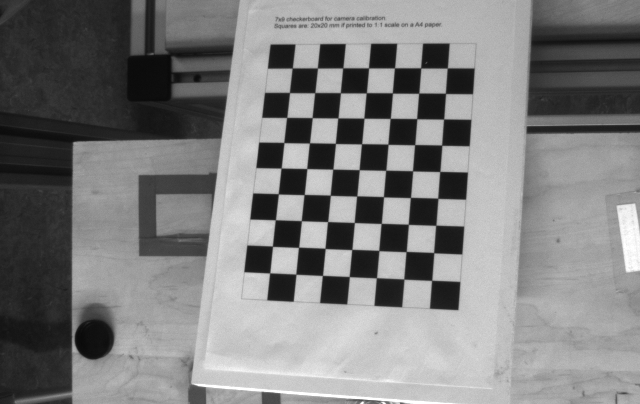
#> input picture Python_Files/Images/Test/Image1.bmp, 640 x 404 px; its folder holds only this picture in this run
$ python caliberation.py
#> lines starting #> are read from the running program, lines starting #| are printed output that depends on the picture; after the words box and inside, x2 and y2 are one past the last pixel; in counts of white or black regions, pixels touching at a corner belong together; long printed decimals are rounded
import numpy as np
import cv2
import glob
import time


# termination criteria

criteria = (cv2.TERM_CRITERIA_EPS + cv2.TERM_CRITERIA_MAX_ITER, 30, 0.001)
# prepare object points, like (0,0,0), (1,0,0), (2,0,0) ....,(6,5,0)
objp = np.zeros((9*7,3), np.float32)

#add 2.5 to account for 2.5 cm per square in grid
objp[:,:2] = np.mgrid[0:7,0:9].T.reshape(-1,2)

# Arrays to store object points and image points from all the images.
objpoints = [] # 3d point in real world space
imgpoints = [] # 2d points in image plane.
images = glob.glob('Images/Test/*.bmp')

win_name="Verify"
cv2.namedWindow(win_name, cv2.WND_PROP_FULLSCREEN)
cv2.setWindowProperty(win_name,cv2.WND_PROP_FULLSCREEN,cv2.WINDOW_FULLSCREEN)

print("getting images")
for fname in images:
    img = cv2.imread(fname)
#> img is the input picture: shape (404, 640, 3); min 9, max 255, mean 126.5
    print(fname)
    gray = cv2.cvtColor(img, cv2.COLOR_BGR2GRAY)


    # Find the chess board corners
    ret, corners = cv2.findChessboardCorners(gray, (7,9), None)
#> ret = True; corners = 63 rows, first 8: [431.6, 280.4], [403.8, 279], [376.4, 277.7], [349.3, 276.5], [322.5, 275.5], [295.9, 274.3], [269.7, 272.8], [433.7, 252.6]
    # If found, add object points, image points (after refining them)
    if ret == True:
        objpoints.append(objp)
        corners2=cv2.cornerSubPix(gray,corners, (11,11), (-1,-1), criteria)
#> corners2 = 63 rows, first 8: [431.6, 280.4], [403.9, 279.1], [376.4, 277.7], [349.3, 276.6], [322.5, 275.4], [295.8, 274.2], [269.7, 272.9], [433.7, 252.6]
        imgpoints.append(corners)
        # Draw and display the corners
        cv2.drawChessboardCorners(img, (7,9), corners2, ret)
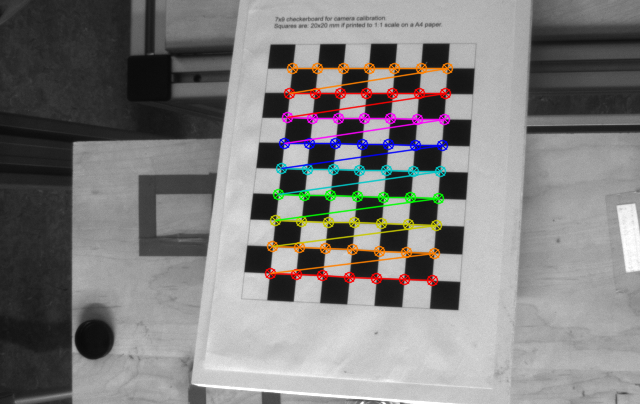
#> img: shape (404, 640, 3); 4.95% of pixels changed, all inside (x1, y1, x2, y2) = (264, 62, 454, 287)
        cv2.imshow(win_name, img)
        cv2.waitKey(500)

    img1=img

cv2.destroyAllWindows()

print(">==> Starting calibration")
ret, cam_mtx, dist, rvecs, tvecs = cv2.calibrateCamera(objpoints, imgpoints, gray.shape[::-1], None, None)
#> ret = 0.0642; cam_mtx = [[1109, 0, 315.2], [0, 1127.4, 256.1], [0, 0, 1]]; dist = [[-0.384, 8.82, -0.00819, 0.00259, -106.7]]; rvecs = ([-0.367, -0.378, -3.03],); tvecs = ([4.14, 0.849, 39.3],)

#print(ret)
print("Camera Matrix")
print(cam_mtx)
#| [[1.10895821e+03 0.00000000e+00 3.15151814e+02]
#|  [0.00000000e+00 1.12742831e+03 2.56076821e+02]
#|  [0.00000000e+00 0.00000000e+00 1.00000000e+00]]
# np.save('pixel2WCos/cam_mtx.npy', cam_mtx)

print("Distortion Coeff")
print(dist)
#| [[-3.83880954e-01  8.82180394e+00 -8.18990695e-03  2.58562940e-03
#|   -1.06721969e+02]]
# np.save('pixel2WCos/dist.npy', dist)

print("r vecs")
print(rvecs[0])
#| [[-0.3672]
#|  [-0.3777 ]
#|  [-3.026]]
# np.save('pixel2WCos/rot_mtx.npy', rvecs[0])

print("t Vecs")
print(tvecs[0])
#| [[ 4.138]
#|  [ 0.8492 ]
#|  [39.295]]
# np.save('pixel2WCos/tTvec_mtx.npy', tvecs[0])


print(">==> Calibration ended")


h,  w = img1.shape[:2]
#> h = 404; w = 640
print("Image Width, Height")
print(w, h)
#| 640 404
#if using Alpha 0, so we discard the black pixels from the distortion.  this helps make the entire region of interest is the full dimensions of the image (after undistort)
#if using Alpha 1, we retain the black pixels, and obtain the region of interest as the valid pixels for the matrix.
#i will use Apha 1, so that I don't have to run undistort.. and can just calculate my real world x,y
newcam_mtx, roi=cv2.getOptimalNewCameraMatrix(cam_mtx, dist, (w,h), 1, (w,h))
#> newcam_mtx = [[942.9, 0, 304.7], [0, 981.7, 247.6], [0, 0, 1]]; roi = (37, 25, 543, 352)

print("Region of Interest")
print(roi)
#| (37, 25, 543, 352)
# np.save('pixel2WCos/roi.npy', roi)

print("New Camera Matrix")
#print(newcam_mtx)
np.save('newcam_mtx.npy', newcam_mtx)
# print(np.load('newcam_mtx.npy'))

inverse = np.linalg.inv(newcam_mtx)
#> inverse = [[0.00106, 0, -0.323], [0, 0.00102, -0.252], [0, 0, 1]]
print("Inverse New Camera Matrix")
print(inverse)
#| [[ 0.001061  0.         -0.3231]
#|  [ 0.          0.001019 -0.2522]
#|  [ 0.          0.          1.        ]]


# undistort
undst = cv2.undistort(img1, cam_mtx, dist, None, newcam_mtx)
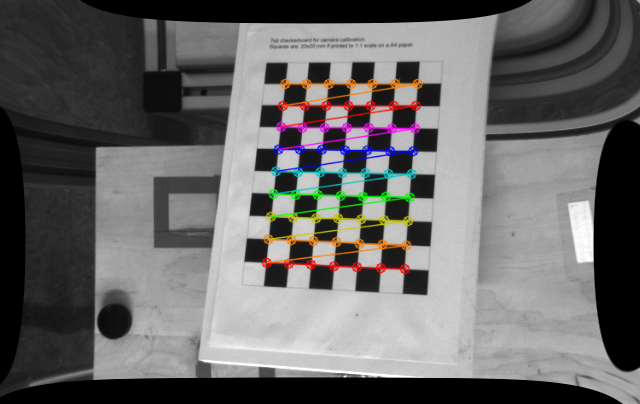
#> undst: shape (404, 640, 3); mean B, G, R 102.3, 102.7, 103.9

# crop the image
#x, y, w, h = roi
#dst = dst[y:y+h, x:x+w]
#cv2.circle(dst,(308,160),5,(0,255,0),2)
cv2.imshow('img1', img1)
cv2.waitKey(5000)
cv2.destroyAllWindows()
cv2.imshow('img1', undst)
cv2.waitKey(5000)
cv2.destroyAllWindows()
